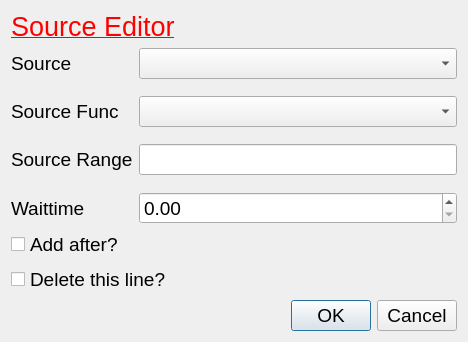
<?xml version="1.0" encoding="UTF-8"?>
<ui version="4.0">
 <class>Dialog</class>
 <widget class="QDialog" name="Dialog">
  <property name="geometry">
   <rect>
    <x>0</x>
    <y>0</y>
    <width>468</width>
    <height>251</height>
   </rect>
  </property>
  <property name="windowTitle">
   <string>Dialog</string>
  </property>
  <layout class="QVBoxLayout" name="verticalLayout">
   <item>
    <widget class="QLabel" name="label">
     <property name="text">
      <string>&lt;html&gt;&lt;head/&gt;&lt;body&gt;&lt;p&gt;&lt;span style=&quot; font-size:20pt; text-decoration: underline; color:#ff0000;&quot;&gt;Source Editor&lt;/span&gt;&lt;/p&gt;&lt;/body&gt;&lt;/html&gt;</string>
     </property>
    </widget>
   </item>
   <item>
    <layout class="QFormLayout" name="formLayout">
     <property name="verticalSpacing">
      <number>17</number>
     </property>
     <item row="0" column="0">
      <widget class="QLabel" name="label_2">
       <property name="font">
        <font>
         <family>Arial</family>
         <pointsize>14</pointsize>
         <weight>50</weight>
         <bold>false</bold>
        </font>
       </property>
       <property name="text">
        <string>Source</string>
       </property>
      </widget>
     </item>
     <item row="0" column="1">
      <widget class="QComboBox" name="SourceName">
       <property name="font">
        <font>
         <family>Arial</family>
         <pointsize>14</pointsize>
         <weight>50</weight>
         <italic>false</italic>
         <bold>false</bold>
        </font>
       </property>
       <property name="styleSheet">
        <string notr="true">font: 14pt &quot;Arial&quot;;</string>
       </property>
      </widget>
     </item>
     <item row="1" column="0">
      <widget class="QLabel" name="label_3">
       <property name="font">
        <font>
         <family>Arial</family>
         <pointsize>14</pointsize>
         <weight>50</weight>
         <bold>false</bold>
        </font>
       </property>
       <property name="text">
        <string>Source Func</string>
       </property>
      </widget>
     </item>
     <item row="1" column="1">
      <widget class="QComboBox" name="SourceFunc">
       <property name="font">
        <font>
         <family>Arial</family>
         <pointsize>14</pointsize>
         <weight>50</weight>
         <italic>false</italic>
         <bold>false</bold>
        </font>
       </property>
       <property name="styleSheet">
        <string notr="true">font: 14pt &quot;Arial&quot;;</string>
       </property>
      </widget>
     </item>
     <item row="2" column="0">
      <widget class="QLabel" name="label_5">
       <property name="font">
        <font>
         <family>Arial</family>
         <pointsize>14</pointsize>
         <weight>50</weight>
         <bold>false</bold>
        </font>
       </property>
       <property name="text">
        <string>Source Range</string>
       </property>
      </widget>
     </item>
     <item row="2" column="1">
      <widget class="QLineEdit" name="SourceRange">
       <property name="font">
        <font>
         <family>Arial</family>
         <pointsize>14</pointsize>
         <weight>50</weight>
         <italic>false</italic>
         <bold>false</bold>
        </font>
       </property>
       <property name="styleSheet">
        <string notr="true">font: 14pt &quot;Arial&quot;;</string>
       </property>
      </widget>
     </item>
     <item row="3" column="0">
      <widget class="QLabel" name="label_6">
       <property name="font">
        <font>
         <family>Arial</family>
         <pointsize>14</pointsize>
         <weight>50</weight>
         <italic>false</italic>
         <bold>false</bold>
        </font>
       </property>
       <property name="styleSheet">
        <string notr="true">font: 14pt &quot;Arial&quot;;</string>
       </property>
       <property name="text">
        <string>Waittime</string>
       </property>
      </widget>
     </item>
     <item row="3" column="1">
      <widget class="QDoubleSpinBox" name="WaitTime">
       <property name="font">
        <font>
         <family>Arial</family>
         <pointsize>14</pointsize>
         <weight>50</weight>
         <italic>false</italic>
         <bold>false</bold>
        </font>
       </property>
       <property name="styleSheet">
        <string notr="true">font: 14pt &quot;Arial&quot;;</string>
       </property>
      </widget>
     </item>
    </layout>
   </item>
   <item>
    <widget class="QCheckBox" name="checkBox">
     <property name="font">
      <font>
       <family>Arial</family>
       <pointsize>14</pointsize>
      </font>
     </property>
     <property name="text">
      <string>Add after?</string>
     </property>
    </widget>
   </item>
   <item>
    <widget class="QCheckBox" name="checkBox_2">
     <property name="font">
      <font>
       <family>Arial</family>
       <pointsize>14</pointsize>
      </font>
     </property>
     <property name="text">
      <string>Delete this line?</string>
     </property>
    </widget>
   </item>
   <item>
    <widget class="QDialogButtonBox" name="buttonBox">
     <property name="font">
      <font>
       <family>Arial</family>
       <pointsize>14</pointsize>
      </font>
     </property>
     <property name="orientation">
      <enum>Qt::Horizontal</enum>
     </property>
     <property name="standardButtons">
      <set>QDialogButtonBox::Cancel|QDialogButtonBox::Ok</set>
     </property>
    </widget>
   </item>
  </layout>
 </widget>
 <resources/>
 <connections>
  <connection>
   <sender>buttonBox</sender>
   <signal>accepted()</signal>
   <receiver>Dialog</receiver>
   <slot>accept()</slot>
   <hints>
    <hint type="sourcelabel">
     <x>248</x>
     <y>254</y>
    </hint>
    <hint type="destinationlabel">
     <x>157</x>
     <y>274</y>
    </hint>
   </hints>
  </connection>
  <connection>
   <sender>buttonBox</sender>
   <signal>rejected()</signal>
   <receiver>Dialog</receiver>
   <slot>reject()</slot>
   <hints>
    <hint type="sourcelabel">
     <x>316</x>
     <y>260</y>
    </hint>
    <hint type="destinationlabel">
     <x>286</x>
     <y>274</y>
    </hint>
   </hints>
  </connection>
 </connections>
</ui>
